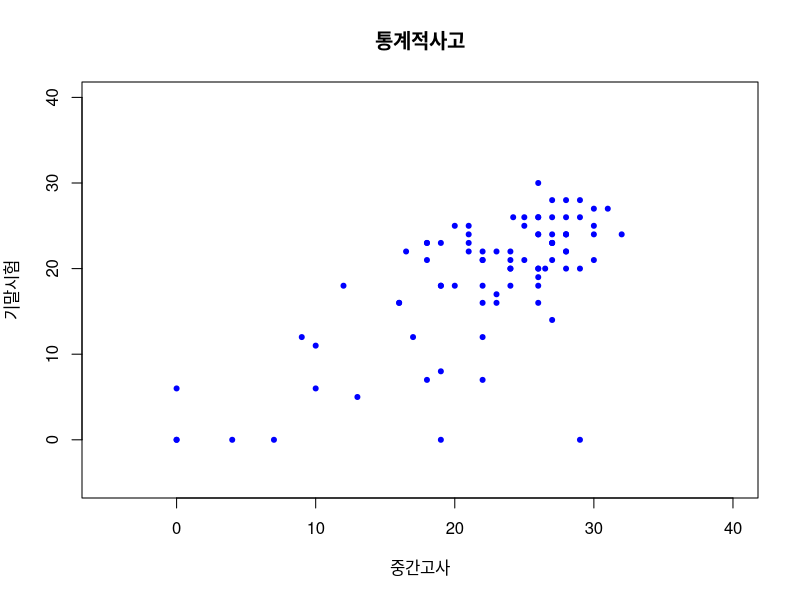

Write the R code that produced this figure.
# Title     : TODO
# Objective : TODO
# Created by: coeat
# Created on: 2021/04/10

exam <- read.table('./3ch/exam scores_2012.txt', header = T)
str(exam) #str -> struct의 약자로 해당 객체를 자세히 보여준다
attach(exam) #해당 데이터프레임 컬럼들을 변수로 접근할 수 있게 해준다.
summary(exam) #요약 값을 볼 수 있다.
#결측은 계산에 추가되지 않는다
mid[is.na(mid)] <- 0
final[is.na(final)] <- 0
windows(height = 5.5, width = 5)
plot(mid,
     final,
     pch = 20,
     xlim = c(-5, 40),
     ylim = c(-5, 40),
     col = 'blue',
     xlab = "\uc911\uac04\uace0\uc0ac",
     ylab = "\uae30\ub9d0\uc2dc\ud5d8",
     main = "\ud1b5\uacc4\uc801\uc0ac\uace0")